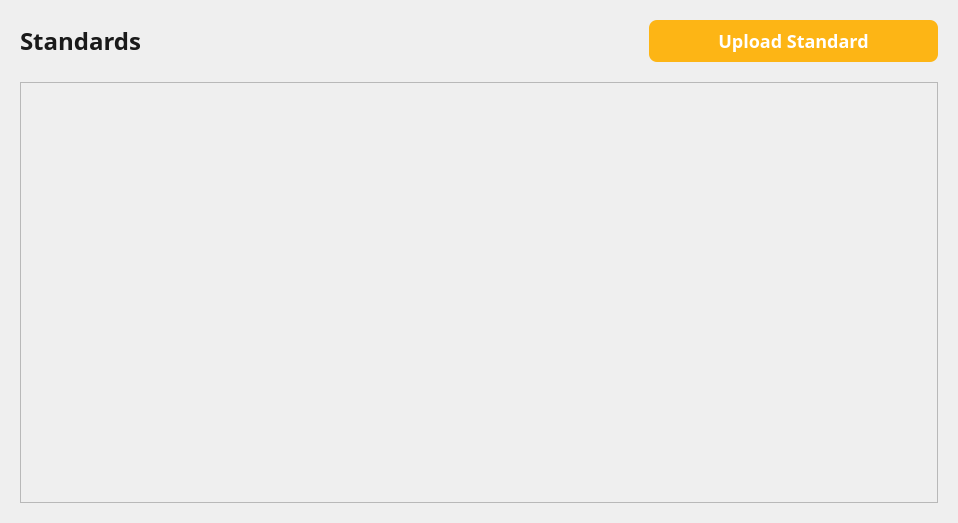
<?xml version="1.0" encoding="UTF-8"?>
<ui version="4.0">
 <class>StandardsViewPage</class>
 <widget class="QWidget" name="StandardsViewPage">
  <property name="geometry">
   <rect>
    <x>0</x>
    <y>0</y>
    <width>958</width>
    <height>523</height>
   </rect>
  </property>
  <property name="windowTitle">
   <string>Form</string>
  </property>
  <property name="styleSheet">
   <string notr="true">#standardsLabel {
	font-family: Open Sans;
	font-weight: 600;
	font-size: 24px;
	line-height: 0px;
	letter-spacing: 0%;
	color: #1A1A1A;
}</string>
  </property>
  <layout class="QVBoxLayout" name="verticalLayout">
   <property name="spacing">
    <number>20</number>
   </property>
   <property name="leftMargin">
    <number>20</number>
   </property>
   <property name="topMargin">
    <number>20</number>
   </property>
   <property name="rightMargin">
    <number>20</number>
   </property>
   <property name="bottomMargin">
    <number>20</number>
   </property>
   <item>
    <layout class="QHBoxLayout" name="horizontalLayout">
     <item>
      <widget class="QLabel" name="standardsLabel">
       <property name="minimumSize">
        <size>
         <width>0</width>
         <height>42</height>
        </size>
       </property>
       <property name="maximumSize">
        <size>
         <width>16777215</width>
         <height>42</height>
        </size>
       </property>
       <property name="styleSheet">
        <string notr="true"/>
       </property>
       <property name="text">
        <string>Standards</string>
       </property>
      </widget>
     </item>
     <item>
      <spacer name="horizontalSpacer">
       <property name="orientation">
        <enum>Qt::Orientation::Horizontal</enum>
       </property>
       <property name="sizeHint" stdset="0">
        <size>
         <width>40</width>
         <height>20</height>
        </size>
       </property>
      </spacer>
     </item>
     <item>
      <widget class="QPushButton" name="uploadButton">
       <property name="minimumSize">
        <size>
         <width>289</width>
         <height>42</height>
        </size>
       </property>
       <property name="maximumSize">
        <size>
         <width>289</width>
         <height>42</height>
        </size>
       </property>
       <property name="styleSheet">
        <string notr="true">QPushButton {
	background: #FDB515;
	border: none;
	border-radius: 8px;
	font-family: Open-Sans;
	font-weight: 500;
	font-size: 18px;
	color: white;
}

QPushButton:hover {
    background-color: #E6A512;
}

QPushButton:pressed {
    background-color: #CC8F0F;
    padding-top: 2px;
	padding-left: 2px;
}</string>
       </property>
       <property name="text">
        <string>Upload Standard</string>
       </property>
      </widget>
     </item>
    </layout>
   </item>
   <item>
    <widget class="QScrollArea" name="scrollArea">
     <property name="widgetResizable">
      <bool>true</bool>
     </property>
     <widget class="QWidget" name="container">
      <property name="geometry">
       <rect>
        <x>0</x>
        <y>0</y>
        <width>916</width>
        <height>417</height>
       </rect>
      </property>
     </widget>
    </widget>
   </item>
  </layout>
 </widget>
 <resources/>
 <connections/>
</ui>
